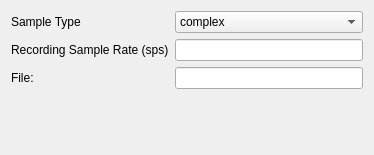
                  <widget class="QWidget" name="scrollAreaWidgetContents_4">
                   <property name="geometry">
                    <rect>
                     <x>0</x>
                     <y>0</y>
                     <width>374</width>
                     <height>155</height>
                    </rect>
                   </property>
                   <layout class="QFormLayout" name="formLayout_11">
                    <property name="fieldGrowthPolicy">
                     <enum>QFormLayout::AllNonFixedFieldsGrow</enum>
                    </property>
                    <item row="0" column="0">
                     <widget class="QLabel" name="sampleTypeLabel">
                      <property name="text">
                       <string>Sample Type</string>
                      </property>
                     </widget>
                    </item>
                    <item row="0" column="1">
                     <widget class="QComboBox" name="file_samp_type">
                      <item>
                       <property name="text">
                        <string>complex</string>
                       </property>
                      </item>
                      <item>
                       <property name="text">
                        <string>float</string>
                       </property>
                      </item>
                     </widget>
                    </item>
                    <item row="2" column="0">
                     <widget class="QLabel" name="fileLabel">
                      <property name="text">
                       <string>File:</string>
                      </property>
                     </widget>
                    </item>
                    <item row="2" column="1">
                     <widget class="QLineEdit" name="file_file_to_open"/>
                    </item>
                    <item row="1" column="0">
                     <widget class="QLabel" name="recordingSampleRateSpsLabel">
                      <property name="text">
                       <string>Recording Sample Rate (sps)</string>
                      </property>
                     </widget>
                    </item>
                    <item row="1" column="1">
                     <widget class="QLineEdit" name="file_rec_samp_rate"/>
                    </item>
                   </layout>
                  </widget>
